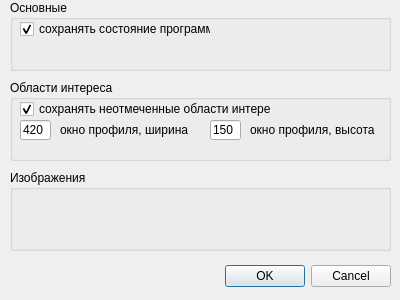
<?xml version="1.0" encoding="UTF-8"?>
<ui version="4.0">
 <class>settingsDialog</class>
 <widget class="QDialog" name="settingsDialog">
  <property name="geometry">
   <rect>
    <x>0</x>
    <y>0</y>
    <width>400</width>
    <height>300</height>
   </rect>
  </property>
  <property name="windowTitle">
   <string>Параметры</string>
  </property>
  <widget class="QDialogButtonBox" name="buttonBox">
   <property name="geometry">
    <rect>
     <x>10</x>
     <y>260</y>
     <width>381</width>
     <height>32</height>
    </rect>
   </property>
   <property name="orientation">
    <enum>Qt::Horizontal</enum>
   </property>
   <property name="standardButtons">
    <set>QDialogButtonBox::Cancel|QDialogButtonBox::Ok</set>
   </property>
  </widget>
  <widget class="QGroupBox" name="groupBox_GLOBAL_settings">
   <property name="geometry">
    <rect>
     <x>10</x>
     <y>0</y>
     <width>381</width>
     <height>71</height>
    </rect>
   </property>
   <property name="title">
    <string>Основные</string>
   </property>
   <widget class="QCheckBox" name="checkBox_save_settings">
    <property name="geometry">
     <rect>
      <x>10</x>
      <y>20</y>
      <width>191</width>
      <height>18</height>
     </rect>
    </property>
    <property name="text">
     <string>сохранять состояние программы</string>
    </property>
    <property name="checked">
     <bool>true</bool>
    </property>
    <property name="tristate">
     <bool>false</bool>
    </property>
   </widget>
  </widget>
  <widget class="QGroupBox" name="groupBox_ROI_settings">
   <property name="geometry">
    <rect>
     <x>10</x>
     <y>80</y>
     <width>381</width>
     <height>81</height>
    </rect>
   </property>
   <property name="title">
    <string>Области интереса</string>
   </property>
   <widget class="QCheckBox" name="checkBox_save_NOTchecked_zObject">
    <property name="geometry">
     <rect>
      <x>10</x>
      <y>20</y>
      <width>251</width>
      <height>18</height>
     </rect>
    </property>
    <property name="text">
     <string>сохранять неотмеченные области интереса</string>
    </property>
    <property name="checked">
     <bool>true</bool>
    </property>
   </widget>
   <widget class="QLineEdit" name="lineEdit_dock_width">
    <property name="geometry">
     <rect>
      <x>10</x>
      <y>40</y>
      <width>31</width>
      <height>20</height>
     </rect>
    </property>
    <property name="text">
     <string>420</string>
    </property>
   </widget>
   <widget class="QLineEdit" name="lineEdit_dock_height">
    <property name="geometry">
     <rect>
      <x>200</x>
      <y>40</y>
      <width>31</width>
      <height>20</height>
     </rect>
    </property>
    <property name="text">
     <string>150</string>
    </property>
   </widget>
   <widget class="QLabel" name="label_dock_height">
    <property name="geometry">
     <rect>
      <x>240</x>
      <y>42</y>
      <width>131</width>
      <height>16</height>
     </rect>
    </property>
    <property name="text">
     <string>окно профиля, высота</string>
    </property>
   </widget>
   <widget class="QLabel" name="label_dock_width">
    <property name="geometry">
     <rect>
      <x>50</x>
      <y>42</y>
      <width>141</width>
      <height>16</height>
     </rect>
    </property>
    <property name="text">
     <string>окно профиля, ширина</string>
    </property>
   </widget>
  </widget>
  <widget class="QGroupBox" name="groupBox_images_settings">
   <property name="geometry">
    <rect>
     <x>10</x>
     <y>170</y>
     <width>381</width>
     <height>81</height>
    </rect>
   </property>
   <property name="title">
    <string>Изображения</string>
   </property>
  </widget>
 </widget>
 <resources/>
 <connections>
  <connection>
   <sender>buttonBox</sender>
   <signal>accepted()</signal>
   <receiver>settingsDialog</receiver>
   <slot>accept()</slot>
   <hints>
    <hint type="sourcelabel">
     <x>248</x>
     <y>254</y>
    </hint>
    <hint type="destinationlabel">
     <x>157</x>
     <y>274</y>
    </hint>
   </hints>
  </connection>
  <connection>
   <sender>buttonBox</sender>
   <signal>rejected()</signal>
   <receiver>settingsDialog</receiver>
   <slot>reject()</slot>
   <hints>
    <hint type="sourcelabel">
     <x>316</x>
     <y>260</y>
    </hint>
    <hint type="destinationlabel">
     <x>286</x>
     <y>274</y>
    </hint>
   </hints>
  </connection>
 </connections>
</ui>
